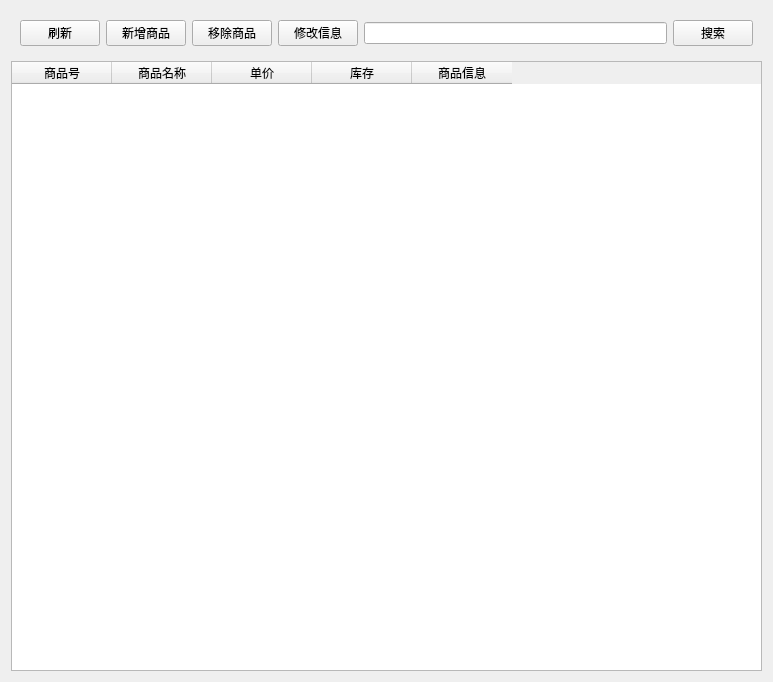
<?xml version="1.0" encoding="UTF-8"?>
<ui version="4.0">
 <class>AdminOfShop</class>
 <widget class="QWidget" name="AdminOfShop">
  <property name="geometry">
   <rect>
    <x>0</x>
    <y>0</y>
    <width>773</width>
    <height>682</height>
   </rect>
  </property>
  <property name="windowTitle">
   <string>Form</string>
  </property>
  <layout class="QVBoxLayout" name="verticalLayout">
   <item>
    <widget class="QWidget" name="widget" native="true">
     <layout class="QHBoxLayout" name="horizontalLayout">
      <item>
       <widget class="QPushButton" name="refreshBtn">
        <property name="text">
         <string>刷新</string>
        </property>
       </widget>
      </item>
      <item>
       <widget class="QPushButton" name="addBtn">
        <property name="text">
         <string>新增商品</string>
        </property>
       </widget>
      </item>
      <item>
       <widget class="QPushButton" name="deleteBtn">
        <property name="text">
         <string>移除商品</string>
        </property>
       </widget>
      </item>
      <item>
       <widget class="QPushButton" name="setBtn">
        <property name="text">
         <string>修改信息</string>
        </property>
       </widget>
      </item>
      <item>
       <widget class="QLineEdit" name="searchLineEdit"/>
      </item>
      <item>
       <widget class="QPushButton" name="searchBtn">
        <property name="text">
         <string>搜索</string>
        </property>
       </widget>
      </item>
     </layout>
    </widget>
   </item>
   <item>
    <widget class="QTableWidget" name="shopTableWidget">
     <column>
      <property name="text">
       <string>商品号</string>
      </property>
     </column>
     <column>
      <property name="text">
       <string>商品名称</string>
      </property>
     </column>
     <column>
      <property name="text">
       <string>单价</string>
      </property>
     </column>
     <column>
      <property name="text">
       <string>库存</string>
      </property>
     </column>
     <column>
      <property name="text">
       <string>商品信息</string>
      </property>
     </column>
    </widget>
   </item>
  </layout>
 </widget>
 <resources/>
 <connections/>
</ui>
